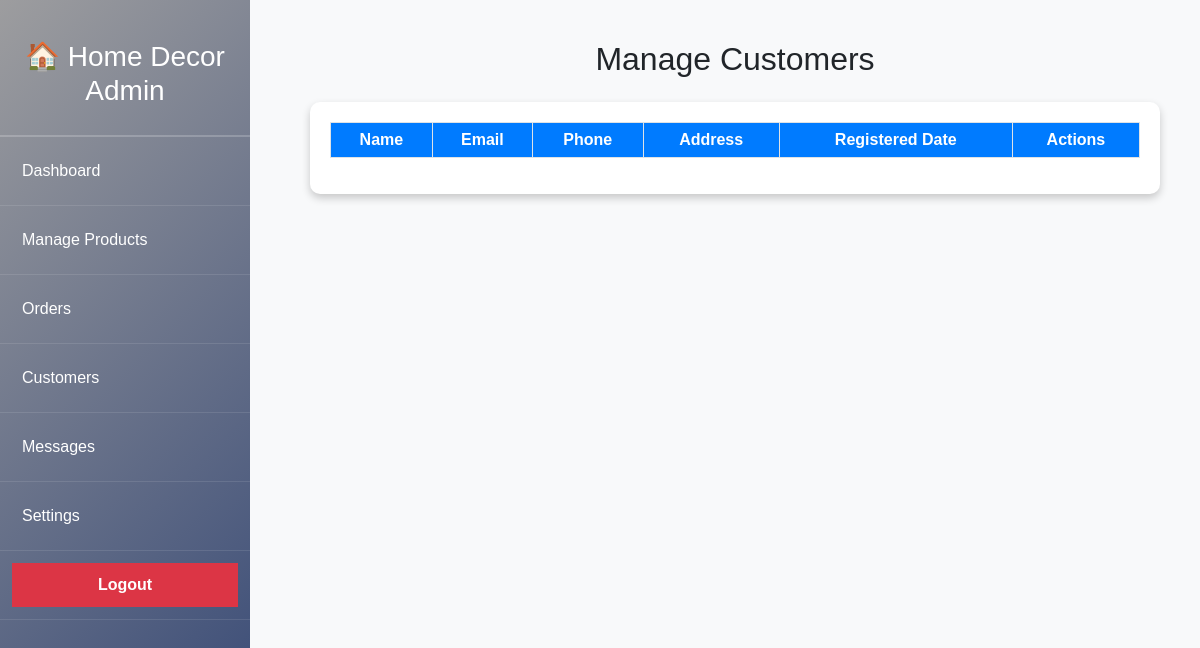
Before: /customers.php with the older database file.
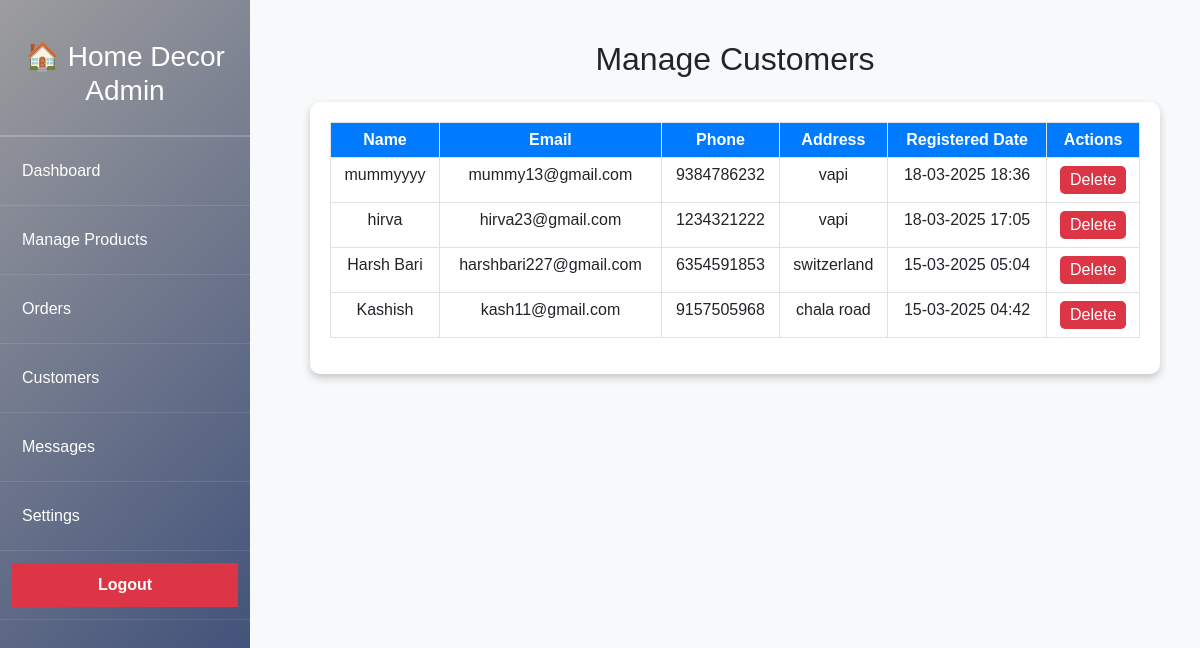
After: the same page with the newer database file.
### tables this page shows
CREATE TABLE IF NOT EXISTS `users` (
  `id` int NOT NULL AUTO_INCREMENT,
  `name` varchar(100) NOT NULL,
  `email` varchar(100) NOT NULL,
  `password` varchar(255) NOT NULL,
  `phone` varchar(15) DEFAULT NULL,
  `address` text,
  `created_at` timestamp NULL DEFAULT CURRENT_TIMESTAMP,
  `role` enum('admin','user') NOT NULL DEFAULT 'user',
  PRIMARY KEY (`id`),
  UNIQUE KEY `email` (`email`)
);

### customers.php (the view, shortened to what this page needs)
<?php
include 'db_connect.php';
include 'sidebar.php';
$query = "SELECT id, name, email, phone, address, created_at FROM users WHERE role != 'admin' ORDER BY created_at DESC";
$result = $conn->query($query);
?>
<!DOCTYPE html>
<html lang="en">
<head>
    <link rel="stylesheet" href="https://cdn.jsdelivr.net/npm/bootstrap@5.3.0/dist/css/bootstrap.min.css">
</head>
<body>
<div class="main-content">
    <h2 class="text-center mb-4">Manage Customers</h2>
    <div class="table-container">
        <table class="table table-bordered table-responsive">
            <thead>
                <tr>
                    <th>Name</th>
                    <th>Email</th>
                    <th>Phone</th>
                    <th>Address</th>
                    <th>Registered Date</th>
                    <th>Actions</th>
                </tr>
            </thead>
            <tbody>
                <?php while ($row = $result->fetch_assoc()): ?>
                    <tr>
                        <td><?php echo htmlspecialchars($row['name']); ?></td>
                        <td><?php echo htmlspecialchars($row['email']); ?></td>
                        <td><?php echo htmlspecialchars($row['phone']); ?></td>
                        <td><?php echo htmlspecialchars($row['address']); ?></td>
                        <td><?php echo date('d-m-Y H:i', strtotime($row['created_at'])); ?></td>
                        <td>
                            <form action="delete_customer.php" method="POST" style="display:inline;">
                                <button type="submit" class="btn-delete" onclick="return confirm('Are you sure?')">Delete</button>
                            </form>
                        </td>
                    </tr>
                <?php endwhile; ?>
            </tbody>
        </table>
    </div>
</div>
</body>
</html>

Changed rows visible on the page:
added users: name "mummyyyy", email "mummy13@gmail.com", phone "9384786232", address "vapi", created_at "18-03-2025 18:36"
added users: name "hirva", email "hirva23@gmail.com", phone "1234321222", address "vapi", created_at "18-03-2025 17:05"
added users: name "Harsh Bari", email "harshbari227@gmail.com", phone "6354591853", address "switzerland", created_at "15-03-2025 05:04"
added users: name "Kashish", email "kash11@gmail.com", phone "9157505968", address "chala road", created_at "15-03-2025 04:42"
